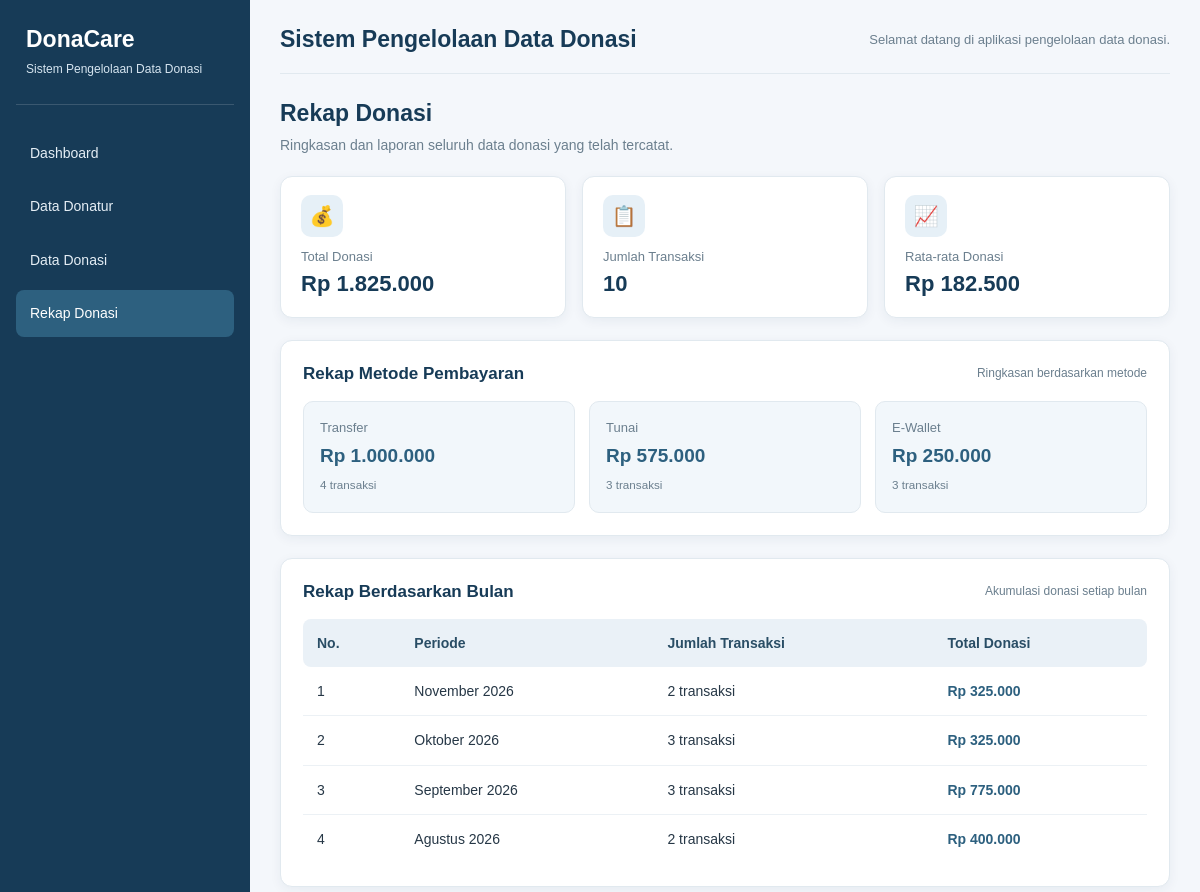
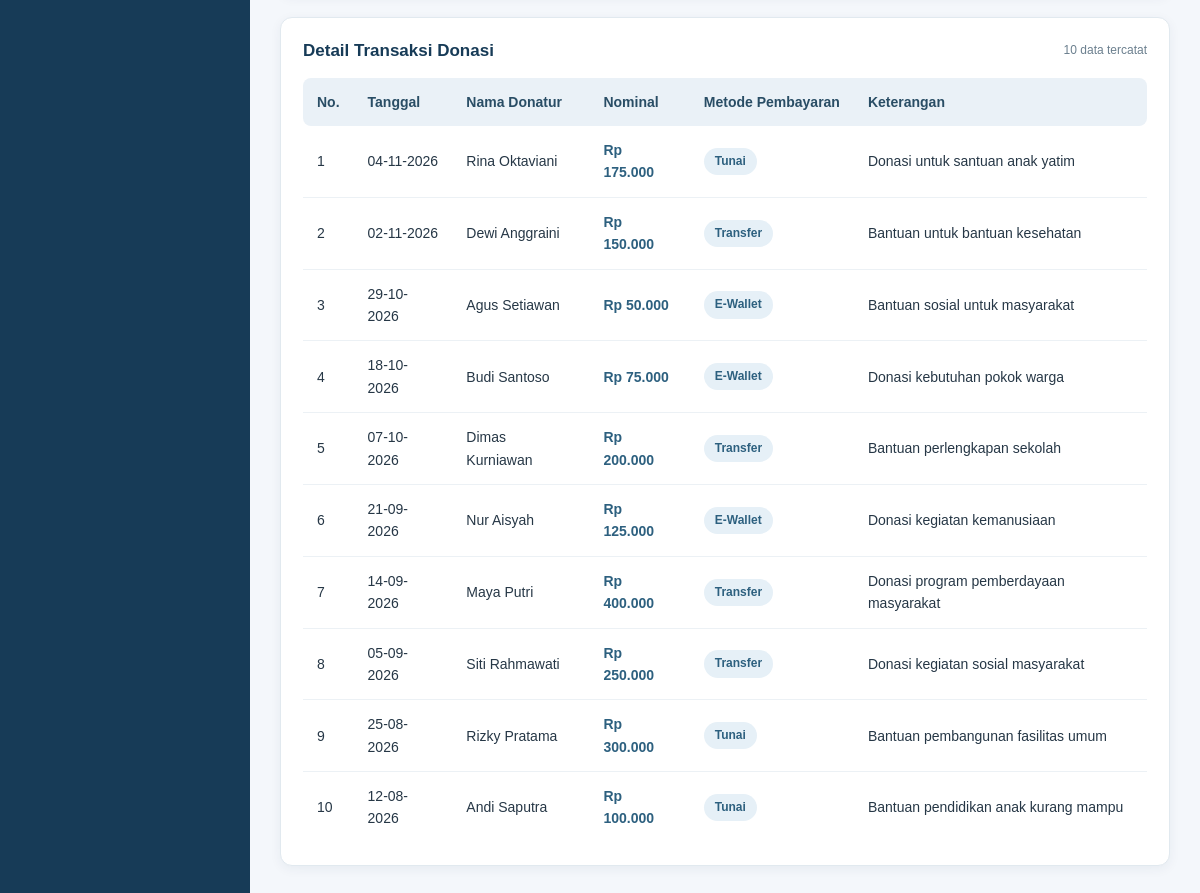
The app's page /index.php?page=rekap with its own data (2 pictures, top to bottom).
### tables this page shows
CREATE TABLE `donasi` (
  `id_donasi` int(11) NOT NULL,
  `id_donatur` int(11) NOT NULL,
  `tanggal_donasi` date NOT NULL,
  `nominal` decimal(12,2) NOT NULL,
  `metode_pembayaran` varchar(30) NOT NULL,
  `keterangan` text DEFAULT NULL,
  `created_at` timestamp NOT NULL DEFAULT current_timestamp()
);

CREATE TABLE `donatur` (
  `id_donatur` int(11) NOT NULL,
  `nama_donatur` varchar(100) NOT NULL,
  `kontak` varchar(15) NOT NULL,
  `catatan` text DEFAULT NULL,
  `created_at` timestamp NOT NULL DEFAULT current_timestamp(),
  `updated_at` timestamp NOT NULL DEFAULT current_timestamp() ON UPDATE current_timestamp()
);

### pages/rekap.php (the view, shortened to what this page needs)
<?php
$stmt = $pdo->query("
    SELECT
        COUNT(*) AS jumlah_transaksi,
        COALESCE(SUM(nominal), 0) AS total_donasi,
        COALESCE(AVG(nominal), 0) AS rata_rata
    FROM donasi
");
$ringkasan = $stmt->fetch(PDO::FETCH_ASSOC);
$stmt = $pdo->query("
    SELECT
        metode_pembayaran,
        COUNT(*) AS jumlah_transaksi,
        SUM(nominal) AS total_donasi
    FROM donasi
    GROUP BY metode_pembayaran
    ORDER BY total_donasi DESC
");
$rekapMetode = $stmt->fetchAll(PDO::FETCH_ASSOC);
$stmt = $pdo->query("
    SELECT
        DATE_FORMAT(tanggal_donasi, '%Y-%m') AS bulan,
        COUNT(*) AS jumlah_transaksi,
        SUM(nominal) AS total_donasi
    FROM donasi
    GROUP BY DATE_FORMAT(tanggal_donasi, '%Y-%m')
    ORDER BY bulan DESC
");
$rekapBulan = $stmt->fetchAll(PDO::FETCH_ASSOC);
$stmt = $pdo->query("
    SELECT
        donasi.*,
        donatur.nama_donatur
    FROM donasi
    JOIN donatur
        ON donasi.id_donatur = donatur.id_donatur
    ORDER BY tanggal_donasi DESC, id_donasi DESC
");
$daftarRekap = $stmt->fetchAll(PDO::FETCH_ASSOC);
function formatRupiah($angka) {
    return 'Rp ' . number_format((float)$angka, 0, ',', '.');
}
function namaBulan($tanggal) {
    $bulan = [
        1 => 'Januari',
        2 => 'Februari',
        3 => 'Maret',
        4 => 'April',
        5 => 'Mei',
        6 => 'Juni',
        7 => 'Juli',
        8 => 'Agustus',
        9 => 'September',
        10 => 'Oktober',
        11 => 'November',
        12 => 'Desember'
    ];
    $waktu = strtotime($tanggal);
    return $bulan[(int)date('n', $waktu)] . ' ' . date('Y', $waktu);
}
?>
<div class="rekap-page">
    <div class="rekap-heading">
        <h2>Rekap Donasi</h2>
        <p>Ringkasan dan laporan seluruh data donasi yang telah tercatat.</p>
    </div>
    <div class="rekap-summary">
        <div class="rekap-card">
            <div class="rekap-card-top">
                <div class="rekap-card-icon">💰</div>
            </div>
            <p class="rekap-card-label">Total Donasi</p>
            <h3><?= formatRupiah($ringkasan['total_donasi']) ?></h3>
        </div>
        <div class="rekap-card">
            <div class="rekap-card-top">
                <div class="rekap-card-icon">📋</div>
            </div>
            <p class="rekap-card-label">Jumlah Transaksi</p>
            <h3><?= number_format($ringkasan['jumlah_transaksi'], 0, ',', '.') ?></h3>
        </div>
        <div class="rekap-card">
            <div class="rekap-card-top">
                <div class="rekap-card-icon">📈</div>
            </div>
            <p class="rekap-card-label">Rata-rata Donasi</p>
            <h3><?= formatRupiah($ringkasan['rata_rata']) ?></h3>
        </div>
    </div>
    <div class="rekap-panel">
        <div class="rekap-panel-heading">
            <h3>Rekap Metode Pembayaran</h3>
            <span>Ringkasan berdasarkan metode</span>
        </div>
        <?php if (count($rekapMetode) > 0): ?>
            <div class="rekap-method-grid">
                <?php foreach ($rekapMetode as $data): ?>
                    <div class="rekap-method-card">
                        <p>
                            <?= htmlspecialchars($data['metode_pembayaran']) ?>
                        </p>
                        <h4>
                            <?= formatRupiah($data['total_donasi']) ?>
                        </h4>
                        <small>
                            <?= $data['jumlah_transaksi'] ?> transaksi
                        </small>
                    </div>
                <?php endforeach; ?>
            </div>
        <?php else: ?>
            <p class="rekap-empty">Belum ada data donasi.</p>
        <?php endif; ?>
    </div>
    <div class="rekap-panel">
        <div class="rekap-panel-heading">
            <h3>Rekap Berdasarkan Bulan</h3>
            <span>Akumulasi donasi setiap bulan</span>
        </div>
        <div class="rekap-table-wrap">
            <table class="rekap-table rekap-month-table">
                <thead>
                    <tr>
                        <th>No.</th>
                        <th>Periode</th>
                        <th>Jumlah Transaksi</th>
                        <th>Total Donasi</th>
                    </tr>
                </thead>
                <tbody>
                    <?php if (count($rekapBulan) > 0): ?>
                        <?php foreach ($rekapBulan as $i => $data): ?>
                            <tr>
                                <td><?= $i + 1 ?></td>
                                <td>
                                    <?= namaBulan($data['bulan'] . '-01') ?>
                                </td>
                                <td>
                                    <?= $data['jumlah_transaksi'] ?> transaksi
                                </td>
                                <td class="rekap-amount">
                                    <?= formatRupiah($data['total_donasi']) ?>
                                </td>
                            </tr>
                        <?php endforeach; ?>
                    <?php endif; ?>
                </tbody>
            </table>
        </div>
    </div>
    <div class="rekap-panel">
        <div class="rekap-panel-heading">
            <h3>Detail Transaksi Donasi</h3>
            <span><?= count($daftarRekap) ?> data tercatat</span>
        </div>
        <div class="rekap-table-wrap">
            <table class="rekap-table rekap-detail-table">
                <thead>
                    <tr>
                        <th>No.</th>
                        <th>Tanggal</th>
                        <th>Nama Donatur</th>
                        <th>Nominal</th>
                        <th>Metode Pembayaran</th>
                        <th>Keterangan</th>
                    </tr>
                </thead>
                <tbody>
                    <?php if (count($daftarRekap) > 0): ?>
                        <?php foreach ($daftarRekap as $i => $data): ?>
                            <tr>
                                <td><?= $i + 1 ?></td>
                                <td>
                                    <?= date('d-m-Y', strtotime($data['tanggal_donasi'])) ?>
                                </td>
                                <td>
                                    <?= htmlspecialchars($data['nama_donatur']) ?>
                                </td>
                                <td class="rekap-amount">
                                    <?= formatRupiah($data['nominal']) ?>
                                </td>
                                <td>
                                    <span class="rekap-method-badge">
                                        <?= htmlspecialchars($data['metode_pembayaran']) ?>
                                    </span>
                                </td>
                                <td>
                                    <?= htmlspecialchars($data['keterangan'] ?? '-') ?>
                                </td>
                            </tr>
                        <?php endforeach; ?>
                    <?php endif; ?>
                </tbody>
            </table>
        </div>
    </div>
</div>

### assets/css/style.css (style rules this page uses)
:root { --primary: #2d607f; --primary-dark: #234d68; --navy: #173b57; --tint: #e6f0f7; --tint-soft: #f2f7fb; --tint-hover: #d5e6f2; --border: #e1e9ef; --bg: #f4f7fb; --text: #263746; --muted: #6b7f8e; --th-bg: #eaf1f7; --th-text: #294d65; --success-bg: #e8f5ed; --success-text: #17633b; --success-border: #c9e8d2; --danger-bg: #fff0f0; --danger-text: #a52c2c; --danger-border: #f2cccc; --radius: 12px; --shadow: 0 3px 12px rgba(23, 59, 87, .06); --sidebar-w: 250px; }
* { margin: 0; padding: 0; box-sizing: border-box; }
body { font-family: Arial, Helvetica, sans-serif; background: var(--bg); color: var(--text); font-size: 14px; line-height: 1.6; }
h1, h2, h3, h4 { line-height: 1.3; }
.content > h2, .donasi-heading h2, .rekap-heading h2 { color: var(--navy); font-size: 23px; margin-bottom: 5px; }
.content > p, .donasi-heading p, .rekap-heading p { color: var(--muted); margin-bottom: 20px; }
.donasi-heading, .rekap-heading { margin-bottom: 20px; }
.donasi-heading p, .rekap-heading p { margin-bottom: 0; }
.panel, .donasi-panel, .rekap-panel, .dashboard-panel { background: #fff; border: 1px solid var(--border); border-radius: var(--radius); padding: 22px; margin-bottom: 22px; box-shadow: var(--shadow); min-width: 0; }
.table-responsive, .donasi-table-wrapper, .rekap-table-wrap, .dashboard-table-wrapper { width: 100%; overflow-x: auto; }
table { width: 100%; border-collapse: collapse; }
table th { background: var(--th-bg); color: var(--th-text); font-weight: 600; text-align: left; padding: 13px 14px; white-space: nowrap; }
table td { padding: 13px 14px; border-bottom: 1px solid #ecf1f5; vertical-align: middle; }
table tbody tr:last-child td { border-bottom: 0; }
table th:first-child { border-radius: 8px 0 0 8px; }
table th:last-child { border-radius: 0 8px 8px 0; }
.rekap-table { min-width: 650px; }
.donasi-method, .dashboard-method-badge, .rekap-method-badge { display: inline-block; background: var(--tint); color: var(--primary); padding: 4px 11px; border-radius: 20px; font-size: 12px; font-weight: 600; }
.dashboard-nominal, .rekap-amount { color: var(--primary); font-weight: 700; }
.dashboard-page, .rekap-page, .donasi-page { width: 100%; }
.rekap-summary { display: grid; grid-template-columns: repeat(3, minmax(0, 1fr)); gap: 16px; margin-bottom: 22px; }
.rekap-card { background: #fff; border: 1px solid var(--border); border-radius: var(--radius); padding: 18px 20px; box-shadow: var(--shadow); }
.rekap-card-top { margin-bottom: 10px; }
.rekap-card-icon { width: 42px; height: 42px; display: flex; align-items: center; justify-content: center; background: var(--tint); border-radius: 10px; font-size: 20px; }
.rekap-card-label { color: var(--muted); font-size: 13px; }
.rekap-card h3 { color: var(--navy); font-size: 22px; margin-top: 2px; }
.rekap-panel-heading { display: flex; justify-content: space-between; align-items: center; gap: 12px; flex-wrap: wrap; margin-bottom: 16px; }
.rekap-panel-heading h3 { color: var(--navy); font-size: 17px; }
.rekap-panel-heading span { color: var(--muted); font-size: 12px; }
.rekap-method-grid { display: grid; grid-template-columns: repeat(3, minmax(0, 1fr)); gap: 14px; }
.rekap-method-card { background: var(--tint-soft); border: 1px solid var(--border); border-radius: 10px; padding: 16px; }
.rekap-method-card p { color: var(--muted); font-size: 13px; margin-bottom: 6px; }
.rekap-method-card h4 { color: var(--primary); font-size: 19px; margin-bottom: 4px; }
.rekap-method-card small { color: var(--muted); }

### records on screen
donasi: tanggal_donasi "04-11-2026", id_donatur.nama_donatur "Rina Oktaviani", nominal "Rp 175.000", metode_pembayaran "Tunai", keterangan "Donasi untuk santuan anak yatim"
donasi: tanggal_donasi "02-11-2026", id_donatur.nama_donatur "Dewi Anggraini", nominal "Rp 150.000", metode_pembayaran "Transfer", keterangan "Bantuan untuk bantuan kesehatan"
donasi: tanggal_donasi "29-10-2026", id_donatur.nama_donatur "Agus Setiawan", nominal "Rp 50.000", metode_pembayaran "E-Wallet", keterangan "Bantuan sosial untuk masyarakat"
donasi: tanggal_donasi "18-10-2026", id_donatur.nama_donatur "Budi Santoso", nominal "Rp 75.000", metode_pembayaran "E-Wallet", keterangan "Donasi kebutuhan pokok warga"
donasi: tanggal_donasi "07-10-2026", id_donatur.nama_donatur "Dimas Kurniawan", nominal "Rp 200.000", metode_pembayaran "Transfer", keterangan "Bantuan perlengkapan sekolah"
donasi: tanggal_donasi "21-09-2026", id_donatur.nama_donatur "Nur Aisyah", nominal "Rp 125.000", metode_pembayaran "E-Wallet", keterangan "Donasi kegiatan kemanusiaan"
donasi: tanggal_donasi "14-09-2026", id_donatur.nama_donatur "Maya Putri", nominal "Rp 400.000", metode_pembayaran "Transfer", keterangan "Donasi program pemberdayaan masyarakat"
donasi: tanggal_donasi "05-09-2026", id_donatur.nama_donatur "Siti Rahmawati", nominal "Rp 250.000", metode_pembayaran "Transfer", keterangan "Donasi kegiatan sosial masyarakat"
donasi: tanggal_donasi "25-08-2026", id_donatur.nama_donatur "Rizky Pratama", nominal "Rp 300.000", metode_pembayaran "Tunai", keterangan "Bantuan pembangunan fasilitas umum"
donasi: tanggal_donasi "12-08-2026", id_donatur.nama_donatur "Andi Saputra", nominal "Rp 100.000", metode_pembayaran "Tunai", keterangan "Bantuan pendidikan anak kurang mampu"

### other values on screen
formatRupiah($ringkasan['total_donasi']) "Rp 1.825.000"
$ringkasan['jumlah_transaksi'] "10"
formatRupiah($ringkasan['rata_rata']) "Rp 182.500"
$data['metode_pembayaran'] "Transfer"
formatRupiah($data['total_donasi']) "Rp 1.000.000"
$data['jumlah_transaksi'] "4"
$data['metode_pembayaran'] "Tunai"
formatRupiah($data['total_donasi']) "Rp 575.000"
$data['jumlah_transaksi'] "3"
$data['metode_pembayaran'] "E-Wallet"
formatRupiah($data['total_donasi']) "Rp 250.000"
namaBulan($data['bulan'] . '-01') "November 2026"
$data['jumlah_transaksi'] "2"
formatRupiah($data['total_donasi']) "Rp 325.000"
namaBulan($data['bulan'] . '-01') "Oktober 2026"
